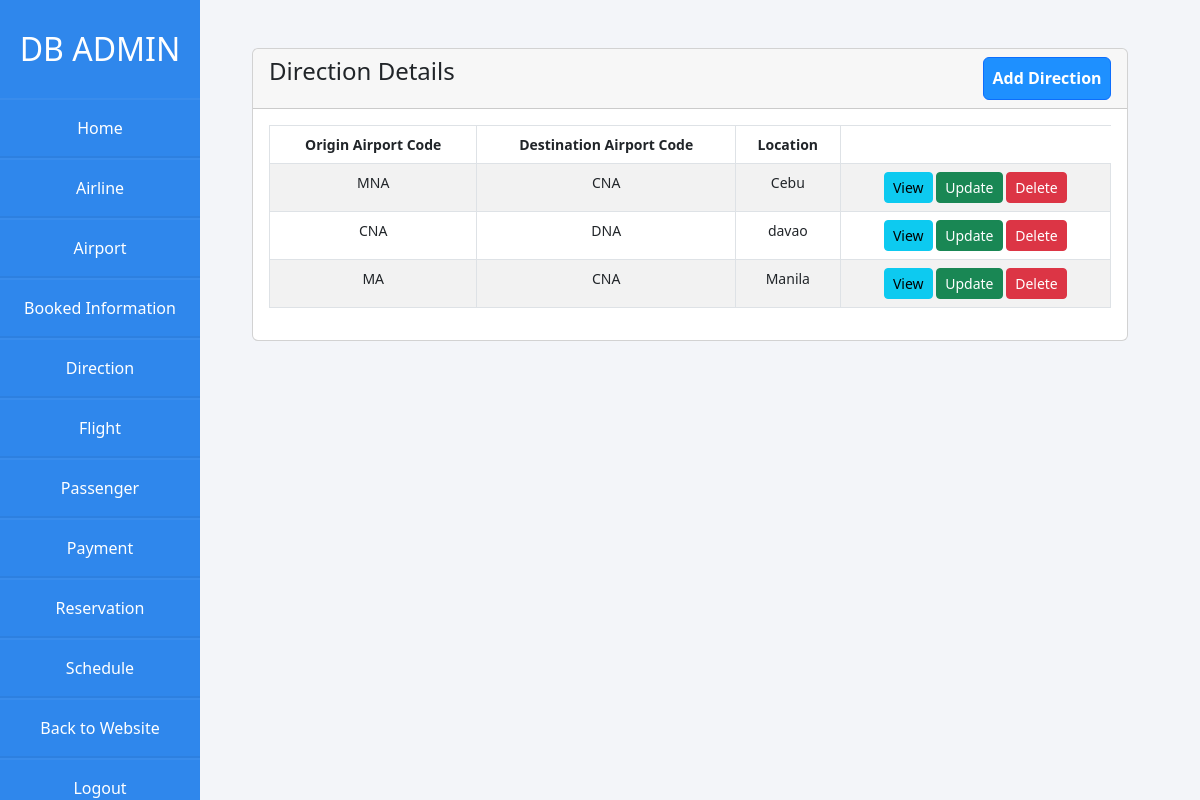
/Airlines/admin/direction.php, run on an earlier commit of the app's database.
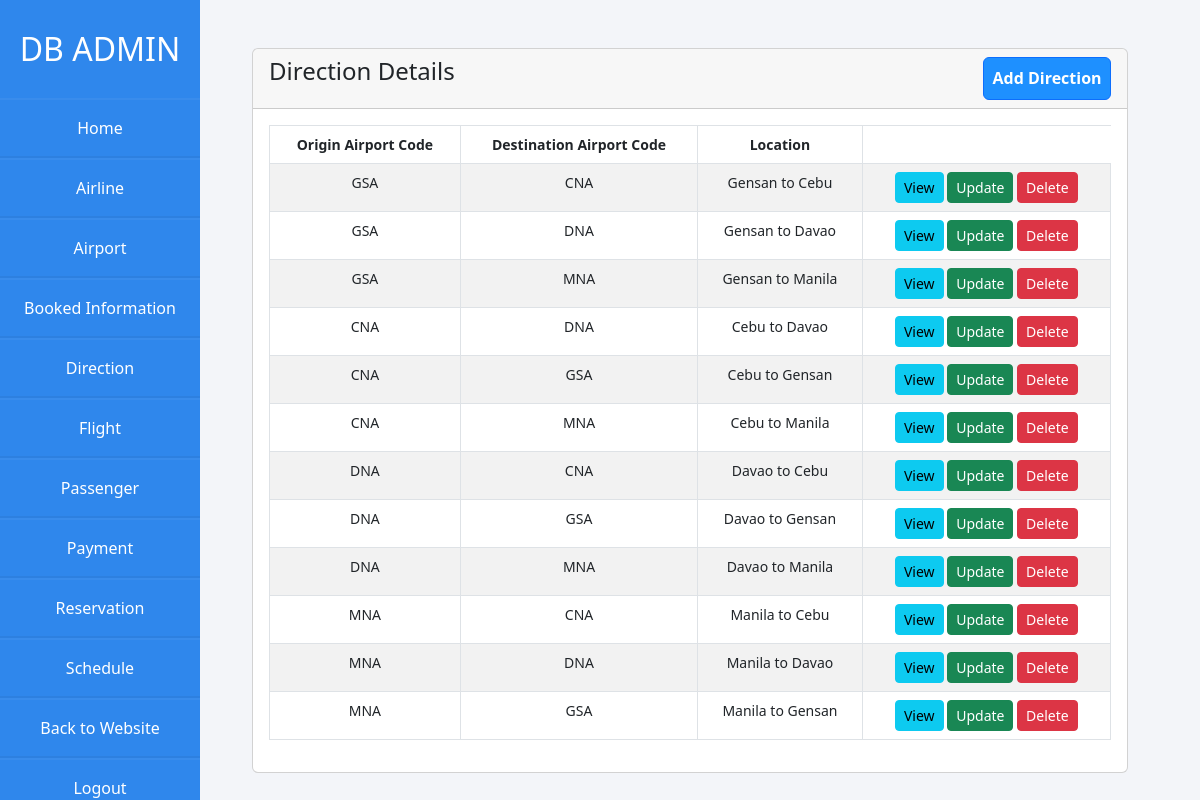
And on a later commit of the database.
### tables this page shows
CREATE TABLE `direction` (
  `direction_id` int(10) NOT NULL,
  `origin_airport_code` char(3) NOT NULL,
  `destination_airport_code` char(3) NOT NULL,
  `location` varchar(255) NOT NULL
);

### Airlines/admin/direction.php (the view, shortened to what this page needs)
<?php
  require 'dbcon.php';
?>
<!doctype html>
<html lang="en">
  <head>
    <link href="https://cdn.jsdelivr.net/npm/bootstrap@5.2.0-beta1/dist/css/bootstrap.min.css" rel="stylesheet">
    <link rel="stylesheet" href="css/styles.css">
  </head>
  <body>
    <div class="wrapper">
      <div class="sidebar">
        <h2>DB Admin</h2>
        <li><a href="admin.php">Home</a></li>
        <li><a href="airline.php">Airline</a></li>
        <li><a href="airport.php">Airport</a></li>
        <li><a href="booked-information.php">Booked Information</a></li>
        <li><a href="direction.php">Direction</a></li>
        <li><a href="flight.php">Flight</a></li>
        <li><a href="passenger.php">Passenger</a></li>
        <li><a href="payment.php">Payment</a></li>
        <li><a href="reservation.php">Reservation</a></li>
        <li><a href="schedule.php">Schedule</a></li>
        <li><a href="../home.php"> Back to Website</a></li>
        <li><a href="logout-admin.php"> Logout</a></li>
      </div>
    </div>
    <div class="container mt-5">
      <div class="row">
        <div class="col-md-12">
          <div class="card">
            <div class="card-header">
              <h4>Direction Details
                <a href="direction-create.php" class="btn btn-primary float-end">Add Direction</a>
              </h4>
            </div>
            <div class="card-body">
              <table class="table table-bordered table-striped">
                  <thead>
                      <tr>
                        <th>Origin Airport Code</th>
                        <th>Destination Airport Code</th>
                        <th>Location</th>
                      </tr>
                  </thead>
                  <tbody>
                    <?php
                      $query = "SELECT * FROM direction";
                      $query_run = mysqli_query($con, $query);
                      if(mysqli_num_rows($query_run) > 0){
                        foreach($query_run as $direction){
                          ?>
                          <tr>
                            <td><?= $direction['origin_airport_code']; ?></td>
                            <td><?= $direction['destination_airport_code']; ?></td>
                            <td><?= $direction['location']; ?></td>
                            <td>
                              <a href="direction-view.php?direction_id=<?= $direction['direction_id']; ?>" class="btn btn-info btn-sm">View</a>
                              <a href="direction-update.php?direction_id=<?= $direction['direction_id']; ?>" class="btn btn-success btn-sm">Update</a>
                              <form action="code.php" method='POST' class="d-inline">
                                <button type="submit" name="delete_direction" value="<?=$direction['direction_id']; ?>" class="btn btn-danger btn-sm">Delete</a>
                              </form>
                            </td>
                          </tr>
                          <?php
                        }
                      }
                      else{
                        echo '<h5>No Record Found </h5>';
                      }
                    ?>
                  </tbody>
              </table>
            </div>
          </div>
        </div>
      </div>
    </div>
  </body>
</html>

What changed in the data, as far as the page shows it:
removed direction: origin_airport_code "MNA", destination_airport_code "CNA", location "Cebu", $direction['direction_id'] 1 (drawn)
removed direction: origin_airport_code "CNA", destination_airport_code "DNA", location "davao", $direction['direction_id'] 2 (drawn)
removed direction: origin_airport_code "MA", destination_airport_code "CNA", location "Manila", $direction['direction_id'] 3 (drawn)
added direction: origin_airport_code "GSA", destination_airport_code "CNA", location "Gensan to Cebu", $direction['direction_id'] 1 (drawn)
added direction: origin_airport_code "GSA", destination_airport_code "DNA", location "Gensan to Davao", $direction['direction_id'] 2 (drawn)
added direction: origin_airport_code "GSA", destination_airport_code "MNA", location "Gensan to Manila", $direction['direction_id'] 3 (drawn)
added direction: origin_airport_code "CNA", destination_airport_code "DNA", location "Cebu to Davao", $direction['direction_id'] 4 (drawn)
added direction: origin_airport_code "CNA", destination_airport_code "GSA", location "Cebu to Gensan", $direction['direction_id'] 5 (drawn)
added direction: origin_airport_code "CNA", destination_airport_code "MNA", location "Cebu to Manila", $direction['direction_id'] 6 (drawn)
added direction: origin_airport_code "DNA", destination_airport_code "CNA", location "Davao to Cebu", $direction['direction_id'] 7 (drawn)
added direction: origin_airport_code "DNA", destination_airport_code "GSA", location "Davao to Gensan", $direction['direction_id'] 8 (drawn)
added direction: origin_airport_code "DNA", destination_airport_code "MNA", location "Davao to Manila", $direction['direction_id'] 9 (drawn)
added direction: origin_airport_code "MNA", destination_airport_code "CNA", location "Manila to Cebu", $direction['direction_id'] 10 (drawn)
added direction: origin_airport_code "MNA", destination_airport_code "DNA", location "Manila to Davao", $direction['direction_id'] 11 (drawn)
added direction: origin_airport_code "MNA", destination_airport_code "GSA", location "Manila to Gensan", $direction['direction_id'] 12 (drawn)
